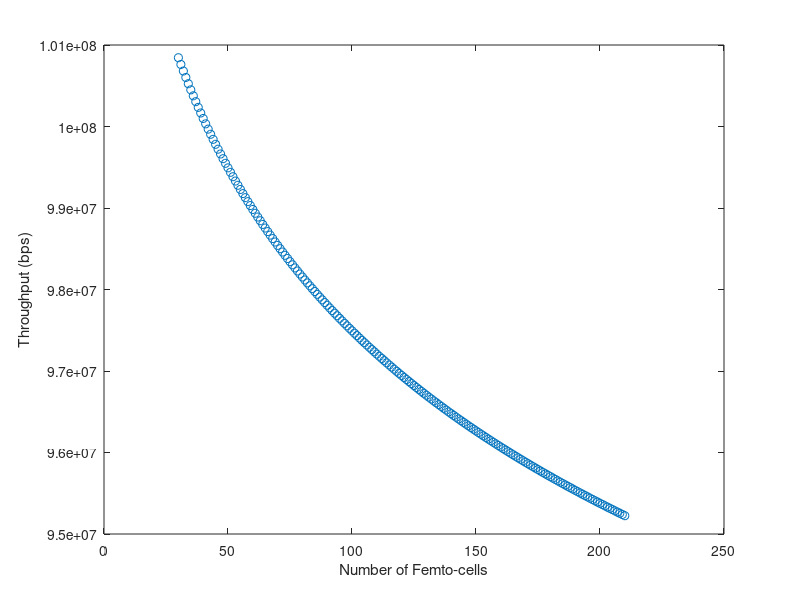

Recreate this plot in MATLAB.
%**************************************************************************
% Filename: FFR_Simulator.m
% Group Name: GTW-E
% Date: 03/17/2020
% Description: Script used to simulate Fractional Frequency Reuse(FFR)
% medthods for HetNet applications. Four FFR algorithms are modeled to
% analyze performance tradeoffs between algorithm approaches. 
%
% FFR Algorithms:
%                FFR-3SL (Proposed Paper) 
%                FFR-3  (Reference:10) 
%                OSFFR  (Reference:11)
%                FFR-3R (Reference:12) 
%
%**************************************************************************

%----------------------------------------------------
% Common Sim Variables
%----------------------------------------------------
BER     = 10^-6;         % Target Bit Error Rate(BER)
alpha   = -1.5/log(BER); % Constant for target BER
deltaf  = 15e3;          % Subcarrier spacing (Hz)
CH_BW   = 20e6;          % Channel Bandwidth (Hz)
Mc_rad  = 500;           % Macrocell radius(m)
m_users = 150;           % Macrocell Users
f_users = 150;           % Femtocell Users
SCpRB   = 12;            % Sub-carriers per resource block
Num_RB  = 100;           % Total number of resource blocks
Num_SC  = Num_RB*SCpRB;  % Number of subcarriers
MC_TxP  = [10 15 20];    % Macrocell Base Station Transmit Power
FC_TxP  = 20e-3;         % Femtocell Base Station Transmit Power
No_PSD  = -174;          % Noise Power Spectral Density (dBm/Hz)
Num_Mc  = 7;             % Number of Macrocells
Num_Fc  = 30;            % Number of Femtocells per macrocell
T_Num_Fc  = 210;         % Total Number of Femtocells
Num_RB  = 100;           % Number of Resource Blocks
SB_Sect = 4;             % Subbands per sector
d_vec  = 5;              % Distance from base station to user in meters
Lwalls = [7 10 15];      % Loss through walls [light internal, internal, external]
wall_type = 1;           % Selects wall type from array of wall loss vector
                         % hard coded to 1(light internal) for now, will 
                         % implement selector code later.

%**************************************************************************
% FFR-3SL Code (Proposed Paper)
%**************************************************************************

%-------------------------------------------
% Macrocell - SINR, Capacity, and Throughput
%-------------------------------------------
idx=0;
Tm_vec = [];
Nf_vec = 30:210;
for Nf=Nf_vec
    
    Num_Mc = 7;
    Num_Fc = Nf;
    
    % Convert Macrocell power to watts
    MC_TxP = MC_TxP(1);
    MC_TxP_W = 10^(MC_TxP/10);
    
    % Convert Femtocell power to watts
    FC_TxP_W = 10^(FC_TxP/10);
    
    
    % d_vec = [
    %     866  %B->A
    %     866  %B->C
    %     1500 %B->D
    %     1732 %B->E
    %     1500 %B->F
    %     866  %B->G
    %     ];
    
    % Summation of M neighboring Macro-cell's Power & Gain products on sub-carrier k
    sigma_PMp_GMp = 0; % Initialize to zero
    for m=1:(Num_Mc-1)
        %d = d_vec(m);
        d=866;
        PL_outdoor = 28.0 + 35*log10(d);
        PL = PL_outdoor;
        Gain = 10^-(PL/10);
        sigma_PMp_GMp = sigma_PMp_GMp + (MC_TxP_W*Gain);
    end
    
    % Summation of F neighboring Femto-cell Power & Gain products on sub-carrier k
    sigma_PF_GF = 0; % Initialize to zero
    for f=1:(Num_Fc)
        %d = round(rand*(2*Mc_rad));
        d = 500;
        PL_outdoor = 28.0 + 35*log10(d);
        PL = PL_outdoor;
        Gain = 10^-(PL/10);
        sigma_PF_GF = sigma_PF_GF + (FC_TxP_W*Gain);
    end
    
    
    Ch_Gain_W = 10^(28/10);
    % SINR equation for a given Macro-cell on sub-carrier k
    SINRmk = (MC_TxP_W*Ch_Gain_W)/(10^((No_PSD*deltaf)/10) + sigma_PMp_GMp + sigma_PF_GF);
    
    % Capacity of macro user m on sub-carrier k
    Cmk = deltaf*log2(1+alpha*SINRmk);
    
    % Calculate Throughput of the Macro-cell across all m users
    Tm = 0; % Initialize to zero
    for m=1:m_users
        Beta_km = round(rand);
        Beta_km = 1; 
        Tm = Tm + Cmk * Beta_km;
    end
    
    idx = idx+1;
    Tm_vec(idx) = Tm;
    
end
    

%-------------------------------------------
% Femtocell - SINR, Capacity, and Throughput
%-------------------------------------------





%**************************************************************************
% FFR-3 Code FFR-3  (Reference:10)
%**************************************************************************




%**************************************************************************
% OSFFR Code (Reference:11)
%**************************************************************************








%**************************************************************************
% FFR-3R Code FFR-3R (Reference:12)
%**************************************************************************







%**************************************************************************
% Figures/Plots
%**************************************************************************

figure; 
plot(Nf_vec,Tm_vec, 'o');
xlabel('Number of Femto-cells');
ylabel('Throughput (bps)');
